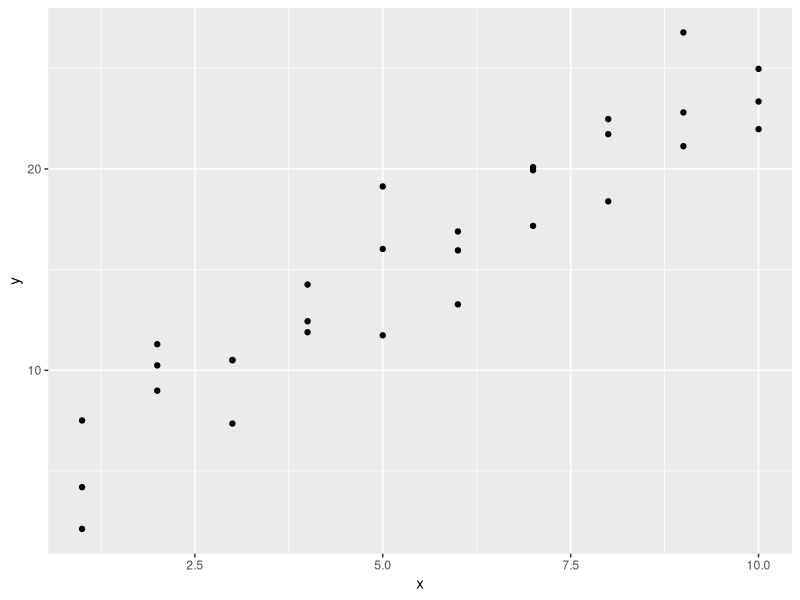
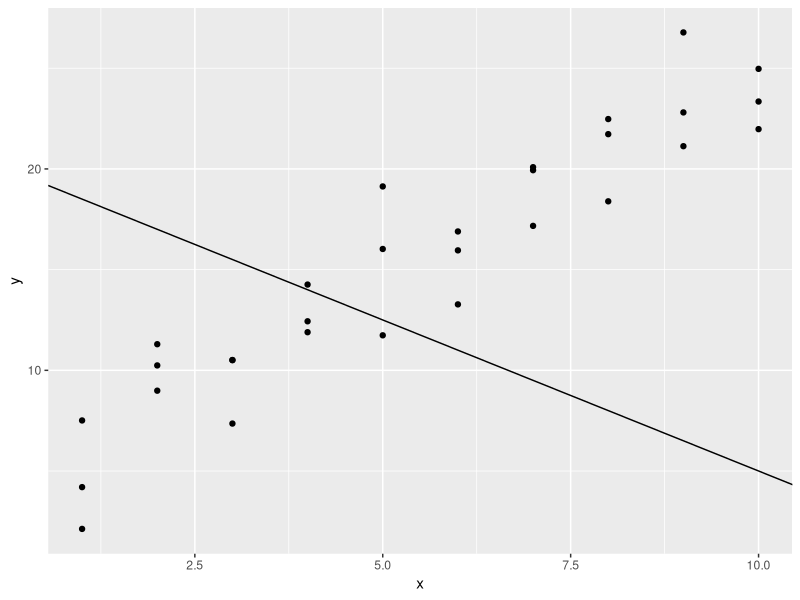
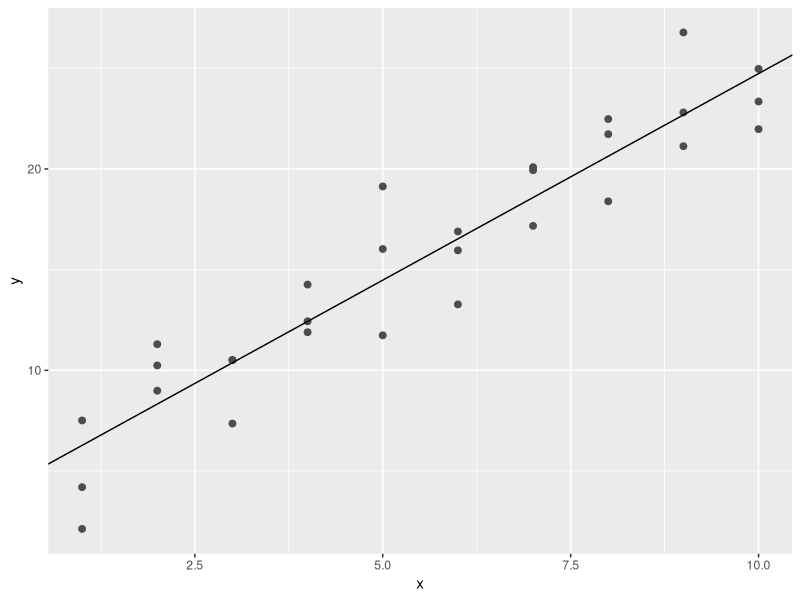
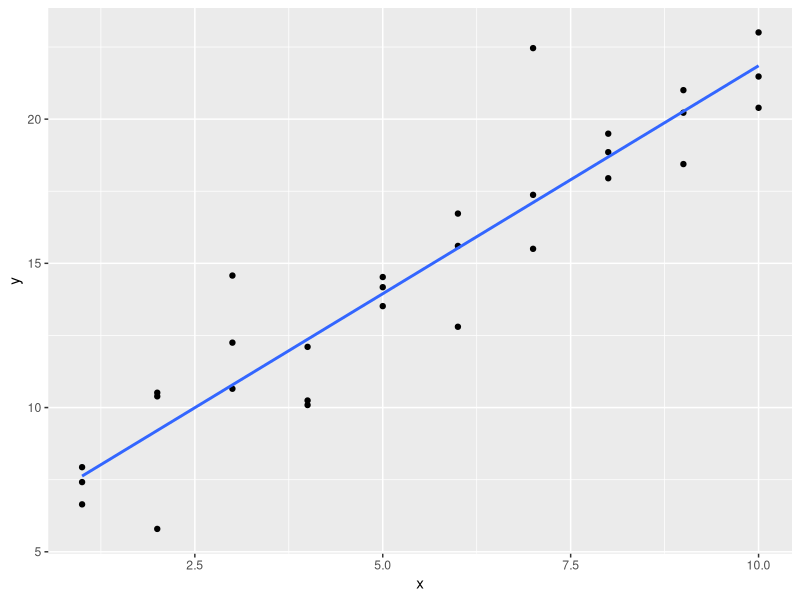
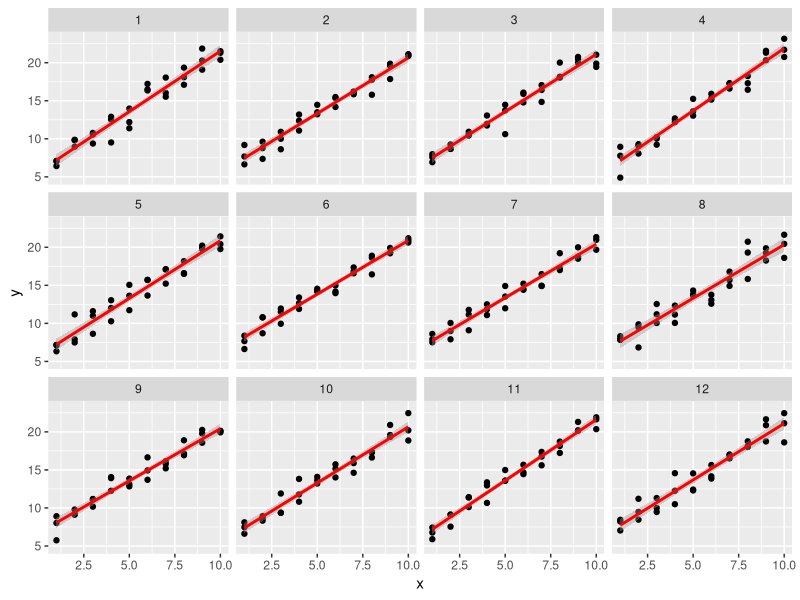
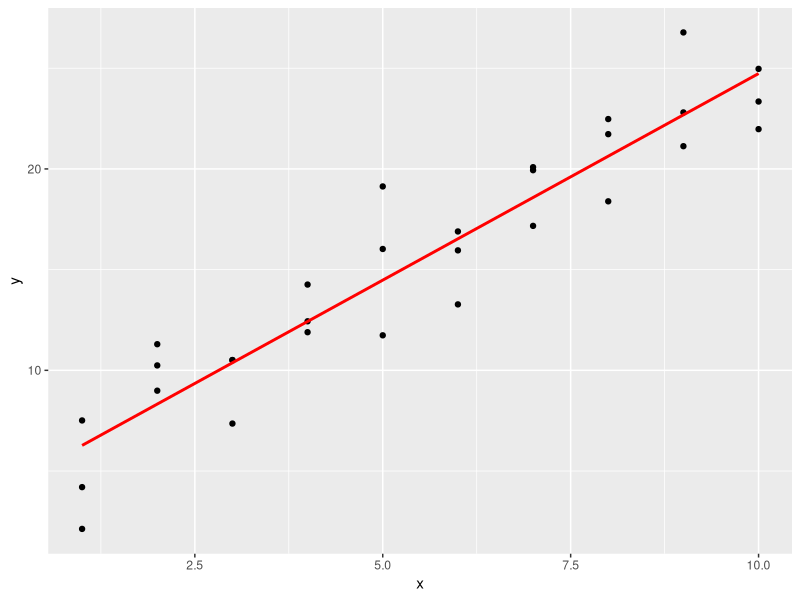
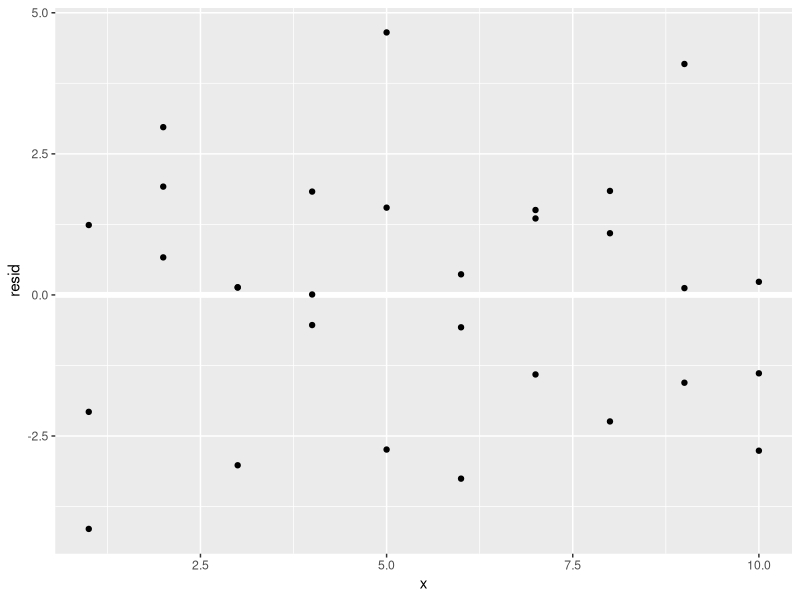
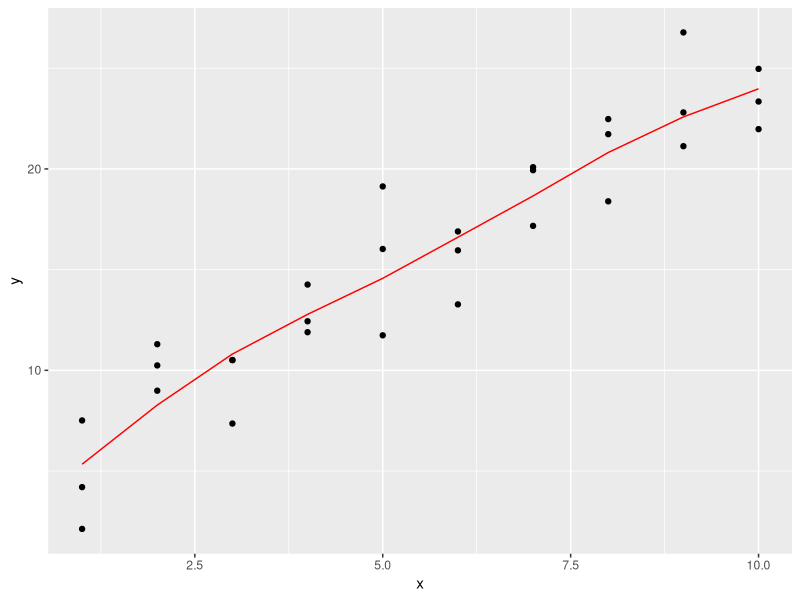

The R script that drew these images, in order:
## ---- chunk 1
knitr::opts_chunk$set(echo = TRUE)
## ---- chunk 2
library(tidyverse)
library(modelr)
options(na.action = na.warn)
## ---- chunk 3
sim1

ggplot(sim1, aes(x, y)) + 
  geom_point()
## ---- chunk 4
model1 <- function(a, data) {
  a[1] + data$x * a[2]
}

model1(c(20, -1.5), sim1)
ggplot(sim1, aes(x, y)) + 
  geom_point() + 
  geom_abline(intercept = 20, slope = -1.5)
## ---- chunk 5
measure_distance <- function(mod, data) {
  diff <- data$y - model1(mod, data)
  sqrt(mean(diff ^ 2))
}
measure_distance(c(20, -1.5), sim1)
## ---- chunk 6
best <- optim(c(0, 0), measure_distance, data = sim1)
best$par

ggplot(sim1, aes(x, y)) + 
  geom_point(size = 2, colour = "grey30") + 
  geom_abline(intercept = best$par[1], slope = best$par[2])
## ---- chunk 7
sim1_mod <- lm(y ~ x, data = sim1)
coef(sim1_mod)
## ---- chunk 8
sim1a <- tibble(
  x = rep(1:10, each = 3),
  y = x * 1.5 + 6 + rt(length(x), df = 2)
)

ggplot(sim1a, aes(x = x, y = y)) +
  geom_point() +
  geom_smooth(method = "lm", se = FALSE)

sim1a_model <- lm(y ~ x, data = sim1a)
## ---- chunk 9
sim_norm <- function(i) {
  tibble(
    x = rep(1:10, each = 3),
    y = x * 1.5 + 6 + rnorm(length(x)),
    .id = i
  )
}

simdf_norm <- map_df(1:12, sim_norm)

ggplot(simdf_norm, aes(x = x, y = y)) +
  geom_point() +
  geom_smooth(method = "lm", colour = "red") +
  facet_wrap(~ .id, ncol = 4)
## ---- chunk 10
measure_distance <- function(mod, data) {
  diff <- data$y - model1(mod, data)
  mean(abs(diff))
}
## ---- chunk 11
best <- optim(c(0, 0), measure_distance, data = sim1a)
best$par
## ---- chunk 12
model1 <- function(a, data) {
  a[1] + data$x * a[2] + a[3]
}
## ---- chunk 13
grid <- sim1 %>% 
  data_grid(x) 
grid
## ---- chunk 14
sim1_mod <- lm(y ~ x, data = sim1)

grid <- grid %>% 
  add_predictions(sim1_mod) 
grid
## ---- chunk 15
ggplot(sim1, aes(x)) +
  geom_point(aes(y = y)) +
  geom_line(data = grid, aes(y = pred),  colour = "red", size = 1)
## ---- chunk 16
sim1 <- sim1 %>% 
  add_residuals(sim1_mod)
sim1
## ---- chunk 17
ggplot(sim1, aes(x, resid)) + 
  geom_ref_line(h = 0) +
  geom_point() 
## ---- chunk 18
sim1_loess <- loess(y ~ x, data = sim1)
sim1_lm <- lm(y ~ x, data = sim1)

grid_loess <- sim1 %>%
  add_predictions(sim1_loess)

sim1 <- sim1 %>%
  add_residuals(sim1_lm) %>%
  add_predictions(sim1_lm) %>%
  add_residuals(sim1_loess, var = "resid_loess") %>%
  add_predictions(sim1_loess, var = "pred_loess")

plot_sim1_loess <-
  ggplot(sim1, aes(x = x, y = y)) +
  geom_point() +
  geom_line(aes(x = x, y = pred), data = grid_loess, colour = "red")
plot_sim1_loess
## ---- chunk 19
grid %>%
  gather_predictions(sim1_mod, sim1_loess)
## ---- chunk 20
grid %>%
  spread_predictions(sim1_mod, sim1_loess)
## ---- chunk 21
ggplot(sim1, aes(x, resid)) + 
  geom_ref_line(h = 0) +
  geom_point() 
## ---- chunk 22
sim1_mod <- lm(y ~ x, data = sim1)
sim1 <- sim1 %>%
  add_residuals(sim1_mod)
ggplot(sim1, aes(x = abs(resid))) +
  geom_freqpoly(binwidth = 0.5)
## ---- chunk 23
df <- tribble(
  ~y, ~x1, ~x2,
  4, 2, 5,
  5, 1, 6
)

model_matrix(df, y ~ x1)
model_matrix(df, y ~ x1 - 1 )  # No intercept
model_matrix(df, y ~ x1 + x2)
## ---- chunk 24
df <- tribble(
  ~ sex, ~ response,
  "male", 1,
  "female", 2,
  "male", 1
)
model_matrix(df, response ~ sex)
## ---- chunk 25
df <- tribble(
  ~ sex, ~ response,
  "male", 1,
  "female", 2,
  "male", 1,
  "orc", 2
)
model_matrix(df, response ~ sex)
## ---- chunk 26
ggplot(sim3, aes(x1, y)) + 
  geom_point(aes(colour = x2))
## ---- chunk 27
mod1 <- lm(y ~ x1 + x2, data = sim3)
mod2 <- lm(y ~ x1 * x2, data = sim3)
## ---- chunk 28
grid <- sim3 %>% 
  data_grid(x1, x2) %>% 
  gather_predictions(mod1, mod2)
grid
## ---- chunk 29
ggplot(sim3, aes(x1, y, colour = x2)) + 
  geom_point() + 
  geom_line(data = grid, aes(y = pred)) + 
  facet_wrap(~ model)
## ---- chunk 30
sim3 <- sim3 %>% 
  gather_residuals(mod1, mod2)

ggplot(sim3, aes(x1, resid, colour = x2)) + 
  geom_point() + 
  facet_grid(model ~ x2)
## ---- chunk 31
ggplot(sim4) + 
  geom_point(aes(x1, y)) + 
  geom_point(aes(x2, y), color = "red")
## ---- chunk 32
mod1 <- lm(y ~ x1 + x2, data = sim4)
mod2 <- lm(y ~ x1 * x2, data = sim4)

grid <- sim4 %>% 
  data_grid(
    x1 = seq_range(x1, 5), 
    x2 = seq_range(x2, 5) 
  ) %>% 
  gather_predictions(mod1, mod2)
grid
## ---- chunk 33
ggplot(grid, aes(x1, x2)) + 
  geom_tile(aes(fill = pred)) + 
  facet_wrap(~ model)
## ---- chunk 34
ggplot(grid, aes(x1, pred, colour = x2, group = x2)) + 
  geom_line() +
  facet_wrap(~ model)

ggplot(grid, aes(x2, pred, colour = x1, group = x1)) + 
  geom_line() +
  facet_wrap(~ model)
## ---- chunk 35
df <- tribble(
  ~y, ~x,
   1,  1,
   2,  2, 
   3,  3
)
model_matrix(df, y ~ x^2 + x)

model_matrix(df, y ~ I(x^2) + x)
## ---- chunk 36
model_matrix(df, y ~ poly(x, 2))
## ---- chunk 37
library(splines)
model_matrix(df, y ~ ns(x, 2))
## ---- chunk 38
sim5 <- tibble(
  x = seq(0, 3.5 * pi, length = 50),
  y = 4 * sin(x) + rnorm(length(x))
)

ggplot(sim5, aes(x, y)) +
  geom_point()

## ---- chunk 39
mod1 <- lm(y ~ ns(x, 1), data = sim5)
mod2 <- lm(y ~ ns(x, 2), data = sim5)
mod3 <- lm(y ~ ns(x, 3), data = sim5)
mod4 <- lm(y ~ ns(x, 4), data = sim5)
mod5 <- lm(y ~ ns(x, 5), data = sim5)

grid <- sim5 %>% 
  data_grid(x = seq_range(x, n = 50, expand = 0.1)) %>% 
  gather_predictions(mod1, mod2, mod3, mod4, mod5, .pred = "y")

ggplot(sim5, aes(x, y)) + 
  geom_point() +
  geom_line(data = grid, colour = "red") +
  facet_wrap(~ model)
## ---- chunk 40
sim2
## ---- chunk 41
sim2_mod <- lm(y ~ x, data = sim2)
sim2_mod_no_int <- lm(y ~ x - 1, data = sim2)

grid <- sim2 %>% 
  data_grid(x) %>% 
  spread_predictions(sim2_mod, sim2_mod_no_int)
 
grid
## ---- chunk 42
x3 <- model_matrix(y ~ x1 * x2, data = sim3)
x3
## ---- chunk 43
all(x3[["x1:x2b"]] == (x3[["x1"]] * x3[["x2b"]]))
## ---- chunk 44
all(x3[["x1:x2c"]] == (x3[["x1"]] * x3[["x2c"]]))
all(x3[["x1:x2d"]] == (x3[["x1"]] * x3[["x2d"]]))
## ---- chunk 45
x4 <- model_matrix(y ~ x1 * x2, data = sim4)
x4
## ---- chunk 46
all(x4[["x1"]] * x4[["x2"]] == x4[["x1:x2"]])
## ---- chunk 47
mod1 <- lm(y ~ x1 + x2, data = sim3)
mod2 <- lm(y ~ x1 * x2, data = sim3)
## ---- chunk 48
df <- tribble(
  ~x, ~y,
  1, 2.2,
  2, NA,
  3, 3.5,
  4, 8.3,
  NA, 10
)

mod <- lm(y ~ x, data = df)
## ---- chunk 49
nobs(mod)
